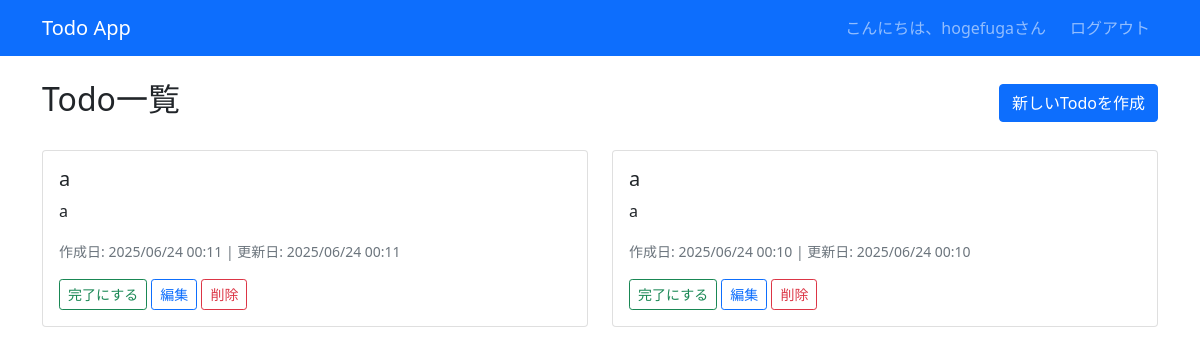
The app's page / (signed in), older data.
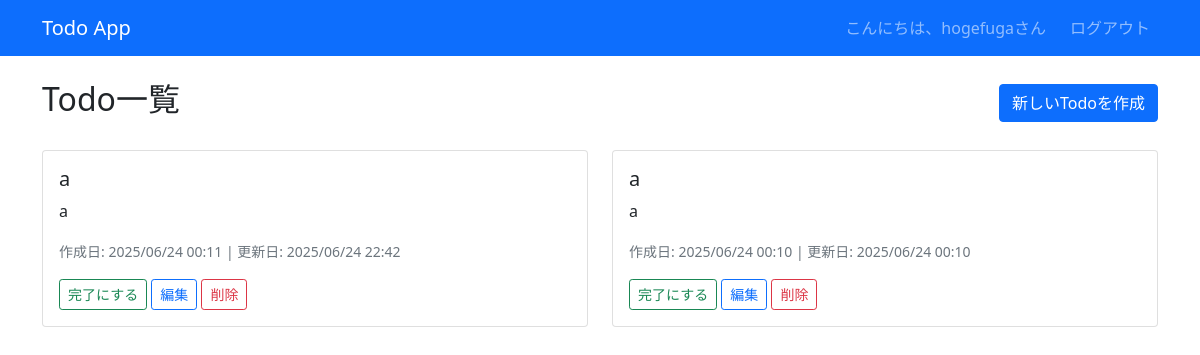
The same page, newer data.
### todo/models.py (models this page shows, shortened)
class Todo(models.Model):
    title = models.CharField(max_length=200, verbose_name='タイトル')
    description = models.TextField(blank=True, verbose_name='詳細')
    completed = models.BooleanField(default=False, verbose_name='完了')
    created_at = models.DateTimeField(auto_now_add=True, verbose_name='作成日時')
    updated_at = models.DateTimeField(auto_now=True, verbose_name='更新日時')
    user = models.ForeignKey(User, on_delete=models.CASCADE, verbose_name='ユーザー')
    class Meta:
        verbose_name = 'Todo'
        verbose_name_plural = 'Todos'
        ordering = ['-created_at']

### todo/views.py (the view)
# urls.py: path('', views.todo_list, name='todo_list'),
@login_required
def todo_list(request: HttpRequest) -> HttpResponse:
    todos = Todo.objects.filter(user=request.user)
    return render(request, 'todo/todo_list.html', {'todos': todos})

### templates/todo/todo_list.html (shortened to what this page needs)
{% extends 'base.html' %}
{% block content %}
<div class="d-flex justify-content-between align-items-center mb-4">
    <h2>Todo一覧</h2>
    <a href="{% url 'todo_create' %}" class="btn btn-primary">新しいTodoを作成</a>
</div>
{% if todos %}
    <div class="row">
        {% for todo in todos %}
            <div class="col-md-6 mb-3">
                <div class="card {% if todo.completed %}bg-light{% endif %}">
                    <div class="card-body">
                        <div class="d-flex justify-content-between align-items-start">
                            <div class="flex-grow-1">
                                <h5 class="card-title {% if todo.completed %}text-decoration-line-through text-muted{% endif %}">
                                    {{ todo.title }}
                                </h5>
                                {% if todo.description %}
                                    <p class="card-text {% if todo.completed %}text-muted{% endif %}">
                                        {{ todo.description|linebreaksbr }}
                                    </p>
                                {% endif %}
                                <small class="text-muted">
                                    作成日: {{ todo.created_at|date:"Y/m/d H:i" }}
                                    {% if todo.updated_at != todo.created_at %}
                                        | 更新日: {{ todo.updated_at|date:"Y/m/d H:i" }}
                                    {% endif %}
                                </small>
                            </div>
                        </div>
                        <div class="mt-3">
                            <button class="btn btn-sm btn-outline-success toggle-btn" data-todo-id="{{ todo.pk }}">
                                {% if todo.completed %}未完了にする{% else %}完了にする{% endif %}
                            </button>
                            <a href="{% url 'todo_update' todo.pk %}" class="btn btn-sm btn-outline-primary">編集</a>
                            <a href="{% url 'todo_delete' todo.pk %}" class="btn btn-sm btn-outline-danger">削除</a>
                        </div>
                    </div>
                </div>
            </div>
        {% endfor %}
    </div>
{% else %}
    <div class="text-center">
        <p class="lead">まだTodoがありません。</p>
        <a href="{% url 'todo_create' %}" class="btn btn-primary">最初のTodoを作成する</a>
    </div>
{% endif %}
{% endblock %}

### templates/base.html (shortened to what this page needs)
<!DOCTYPE html>
<html lang="ja">
<head>
    <link href="https://cdn.jsdelivr.net/npm/bootstrap@5.1.3/dist/css/bootstrap.min.css" rel="stylesheet">
</head>
<body>
    <nav class="navbar navbar-expand-lg navbar-dark bg-primary">
        <div class="container">
            <a class="navbar-brand" href="{% url 'todo_list' %}">Todo App</a>
            {% if user.is_authenticated %}
                <div class="navbar-nav ms-auto">
                    <span class="navbar-text me-3">こんにちは、{{ user.username }}さん</span>
                    <a class="nav-link" href="{% url 'logout' %}">ログアウト</a>
                </div>
            {% endif %}
        </div>
    </nav>
    <div class="container mt-4">
        {% block content %}
        {% endblock %}
    </div>
</body>
</html>

Row changes from the older to the newer data that the page shows:
changed Todo (number 1 of 2 on the later page): updated_at "2025/06/24 00:11" → "2025/06/24 22:42"
